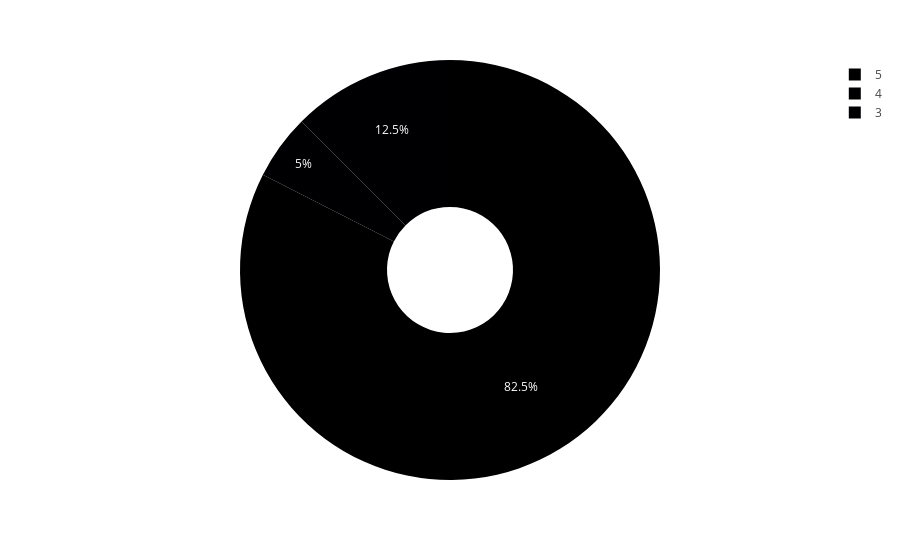

The code cell stored with this chart in its notebook:
### Code cell
figg = px.pie(data_within_months_ratings[data_within_months_ratings['brand'] == 'Audi'], values = 'count', names = 'review_rating', hole = .3)
figg.show()

### Figure 1 — Plotly figure (JSON) as saved in the notebook; plotly's stock layout.template omitted (floating-point values rounded to 4 significant figures)
{"data": [{"domain": {"x": [0, 1], "y": [0, 1]}, "hole": 0.3, "hovertemplate": "review_rating=%{label}<br>count=%{value}<extra></extra>", "labels": [3, 4, 5], "legendgroup": "", "name": "", "showlegend": true, "type": "pie", "values": [2, 5, 33]}], "layout": {"legend": {"tracegroupgap": 0}, "margin": {"t": 60}}}
